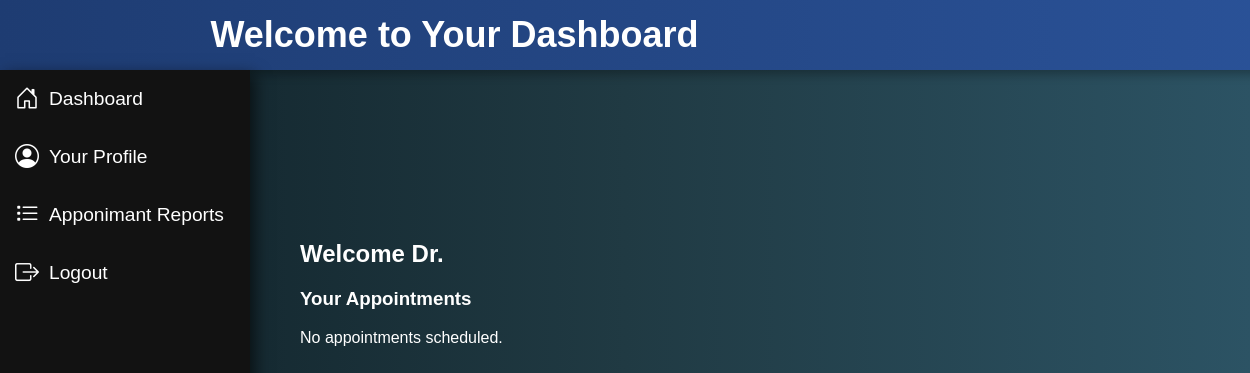
The app's page /doc_appointment/1/, older data.
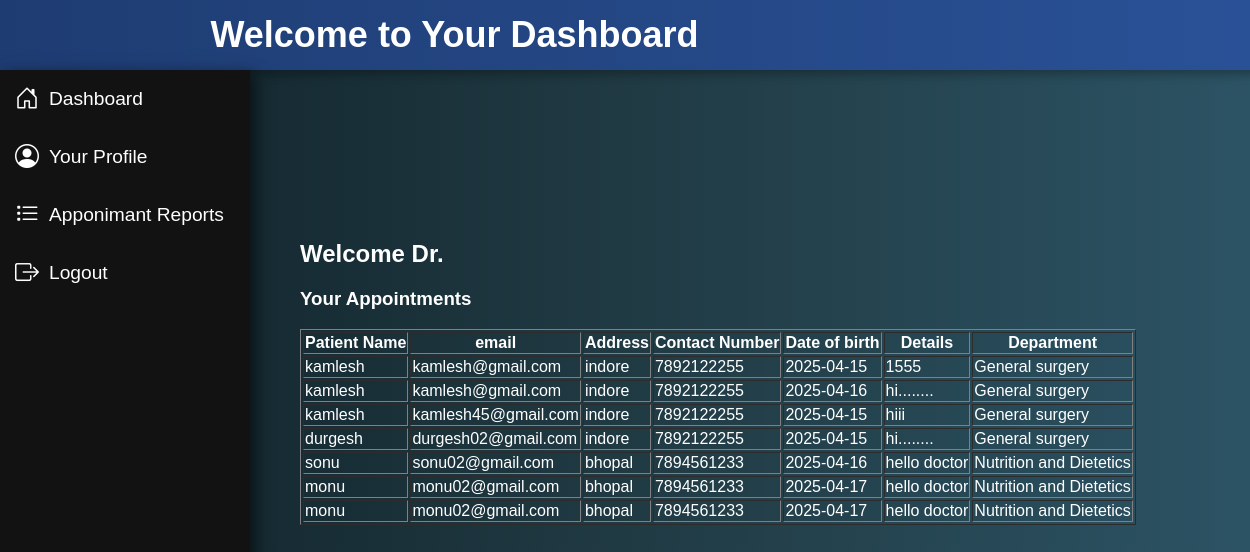
The same page, newer data.
### hospital/models.py (models this page shows)
class Department(models.Model):
    dep_name = models.CharField(max_length=50, unique=True)
    dep_description = models.CharField(max_length=50)
    dep_Hod = models.CharField(max_length=50)
    def __str__(self):
        return self.dep_description

class BookingData(models.Model):
    P_name=models.CharField(max_length=50)
    P_email=models.EmailField()
    P_address=models.CharField(max_length=50)
    P_DOB=models.CharField(max_length=50)
    P_contact=models.BigIntegerField()
    P_details = models.CharField(max_length=100)
    select_dep = models.ForeignKey(Department, on_delete=models.PROTECT, to_field='dep_name')
    select_doc = models.ManyToManyField(DoctorData)

### hospital/views.py (the view)
# urls.py: path('doc_appointment/<int:pk>/',views.doctor_appointments, name='doc_appointment'),
def doctor_appointments(request, pk):
    doctor = get_object_or_404(DoctorData, pk=pk)
    bookings = BookingData.objects.filter(select_doc=doctor)
    booking_data = []
    for appoint in bookings:
        booking_data.append({
            'name': appoint.P_name,
            'email': appoint.P_email,
            'address': appoint.P_address,
            'department': appoint.select_dep,
            'contact': appoint.P_contact,
            'DOB': appoint.P_DOB,
            'details': appoint.P_details,
            'user_id': appoint.id
        })
    doctor_data = {
        'user_id': doctor.id,
    }
    return render(request, 'doctor_appointment.html', {
        'bookings': booking_data,
        'data': doctor_data
    })

### hospital/templates/doctor_appointment.html (shortened to what this page needs)
{% extends 'doctordeshboard.html' %}
{% load static %}
{% block css %} <link rel="stylesheet" href="{% static 'css/DoctorReports.css' %}"> {% endblock %}
{% block Content %}
<h2>Welcome Dr. {{ data.name }}</h2>
    <h3>Your Appointments</h3>
    {% if bookings %}
        <table border="1">
            <thead>
                <tr>
                    <th>Patient Name</th>
                    <th>email</th>
                    <th>Address</th>
                    <th>Contact Number</th>
                    <th>Date of birth</th>
                    <th>Details</th>
                    <th>Department</th>
                </tr>
            </thead>
            <tbody>
                {% for i in bookings %}
                <tr>
                    <td>{{ i.name }}</td>
                    <td>{{ i.email }}</td>
                    <td>{{ i.address }}</td>
                    <td>{{ i.contact }}</td>
                    <td>{{ i.DOB }}</td>
                    <td>{{ i.details }}</td>
                    <td>{{ i.department }}</td>
                </tr>
                {% endfor %}
            </tbody>
        </table>
    {% else %}
        <p>No appointments scheduled.</p>
    {% endif %}
{% endblock%}

Row changes from the older to the newer data that the page shows:
now on this page (row edited): Department: name "kamlesh", email "kamlesh@gmail.com", address "indore", contact "7892122255", DOB "2025-04-15", details "1555", department "General surgery", DOB "2025-04-16", details "hi........", email "kamlesh45@gmail.com", details "hiii", name "durgesh", email "durgesh02@gmail.com"
now on this page (row edited): Department: name "sonu", email "sonu02@gmail.com", address "bhopal", contact "7894561233", DOB "2025-04-16", details "hello doctor", department "Nutrition and Dietetics", name "monu", email "monu02@gmail.com", DOB "2025-04-17"
Text that changed along with them:
text no longer shown: "No appointments scheduled."
text now shown: "Patient Name email Address Contact Number Date of birth Details Department"
